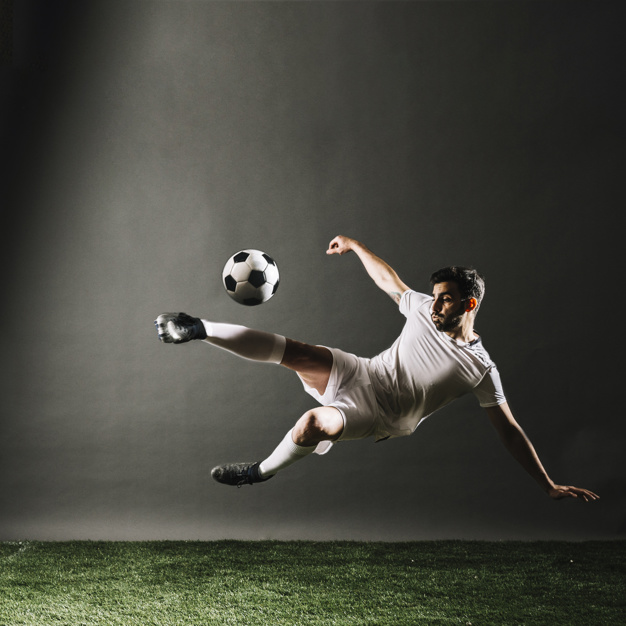
#> input picture jogador.jpg, 626 x 626 px
$ python percorrendo_linhas_colunas_imagem.py
#> lines starting #> are read from the running program, lines starting #| are printed output that depends on the picture

import cv2

imagem = cv2.imread('jogador.jpg')
#> imagem is the input picture: shape (626, 626, 3); mean B, G, R 62.3, 70.7, 70.2
for y in range( 0, imagem.shape[0], 1):#percorre linhas
    for x in range(0, imagem.shape[1], 1):#percorre colunas
        imagem[y,x] = (0,(x*y)%256,0)
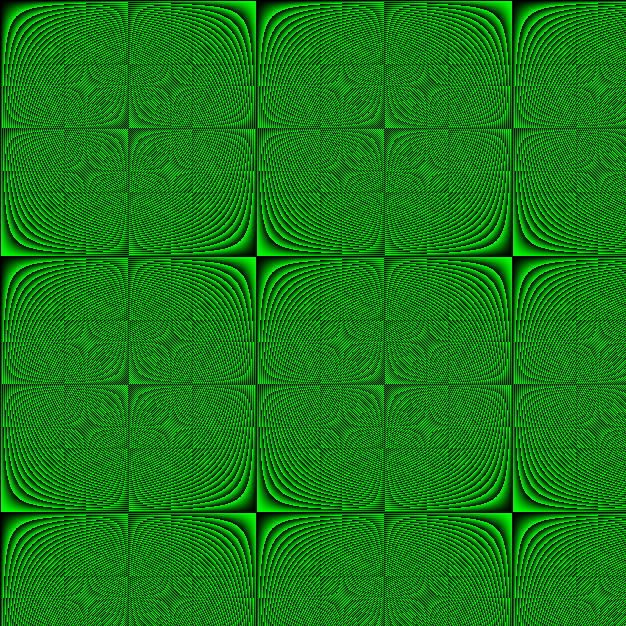
#> imagem: shape (626, 626, 3); mean B, G, R 0, 125.3, 0

cv2.imshow('output', imagem)

"""
imagem = cv2.imread( "jogador.jpg ")
for y in range( 0, imagem.shape[0], 10):
   for x in range( 0, imagem.shape[1],10):
       imagem[y:y+5, x:x+5 ]= (0,255,255)

cv2.imshow('input', imagem)
"""
